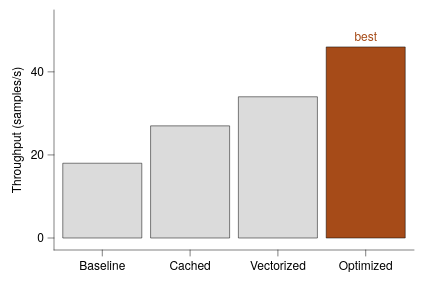

Source (Vega-Lite JSON):
### Vega-Lite specification from a JSON file in a GitHub repository (floating-point values rounded to 4 significant figures)
{"background": null, "config": {"arc": {"fill": "#DBDBDB", "fillOpacity": 1.0, "innerRadius": 30.0, "padAngle": 0.03, "stroke": "black", "strokeOpacity": 1, "strokeWidth": 0.25}, "area": {"fill": "#DBDBDB", "fillOpacity": 1.0, "stroke": "black", "strokeOpacity": 1, "strokeWidth": 0.25}, "axis": {"domain": true, "domainCap": "round", "domainColor": "black", "domainWidth": 0.25, "grid": false, "gridCap": "round", "gridColor": "#F1F1F1", "gridDash": [0, 0], "gridOpacity": 1.0, "gridWidth": 0.25, "labelColor": "black", "labelFont": "Helvetica Neue, HelveticaNeue, Helvetica, Arial, sans-serif", "labelFontSize": 6, "labelFontStyle": "normal", "labelFontWeight": 400, "offset": 0, "ticks": true, "tickCap": "round", "tickColor": "black", "tickRound": false, "tickSize": 3.0, "tickWidth": 0.25, "titleColor": "black", "titleFont": "Helvetica Neue, HelveticaNeue, Helvetica, Arial, sans-serif", "titleFontSize": 6, "titleFontStyle": "normal", "titleFontWeight": 400}, "axisX": {"domain": true, "labelAlign": "center", "labelAngle": 0, "labels": true, "ticks": true, "translate": 0}, "axisY": {"domain": true, "labelAlign": "right", "labelAngle": 0, "labels": true, "ticks": true, "translate": 0}, "axisRight": {"domain": true, "labelAlign": "left", "labelAngle": 0, "labels": true, "ticks": true, "translate": 0}, "axisTop": {"domain": true, "labelAlign": "center", "labelAngle": 0, "labels": true, "ticks": true, "translate": 0}, "axisBand": {"tickOffset": 0}, "bar": {"fill": "#DBDBDB", "fillOpacity": 1.0, "stroke": "black", "strokeOpacity": 1, "strokeWidth": 0.25}, "boxplot": {"size": 10.8, "ticks": {"cornerRadius": 0.25, "fill": "black", "opacity": 1, "size": 5.4, "thickness": 0.25}, "box": {"fillOpacity": 1.0, "stroke": "black", "strokeOpacity": 1, "strokeWidth": 0.25}, "median": {"cornerRadius": 0, "fill": "black", "fillOpacity": 1.0, "opacity": 1, "size": 10.8, "thickness": 0.25}, "rule": {"fill": "black", "fillOpacity": 1.0, "size": 12.0, "stroke": "black", "strokeDash": [0, 0], "strokeOpacity": 1, "strokeWidth": 0.25}, "outliers": {"color": "black", "fill": "black", "fillOpacity": 1.0, "size": 0, "stroke": "black", "strokeOpacity": 1, "strokeWidth": 0.25}}, "circle": {"fill": "black", "fillOpacity": 1.0, "size": 1.5, "stroke": null, "strokeOpacity": 1, "strokeWidth": 0.25}, "errorband": {"band": {"fillOpacity": 0.6, "stroke": null, "strokeWidth": 0.25, "strokeOpacity": 1}, "borders": {"opacity": 0, "strokeOpacity": 1, "strokeWidth": 0.25}}, "errorbar": {"opacity": 1, "rule": {"strokeDash": [0, 0], "strokeWidth": 0.25}, "ticks": {"color": "black", "cornerRadius": 0.125, "opacity": 1, "size": 7.2, "thickness": 0.25}, "thickness": 0.25}, "font": "Helvetica Neue, HelveticaNeue, Helvetica, Arial, sans-serif", "geoshape": {"fill": "#DBDBDB", "fillOpacity": 1.0, "stroke": "black", "strokeOpacity": 1, "strokeWidth": 0.25}, "header": {"labelColor": "black", "labelFont": "Helvetica Neue, HelveticaNeue, Helvetica, Arial, sans-serif", "labelFontSize": 6, "labelFontStyle": "normal", "labelFontWeight": 400, "titleColor": "black", "titleFont": "Helvetica Neue, HelveticaNeue, Helvetica, Arial, sans-serif", "titleFontSize": 6, "titleFontStyle": "normal", "titleFontWeight": 400, "titlePadding": 0}, "legend": {"disable": false, "offset": 4.5, "titlePadding": 4, "labelOffset": 2, "gradientLabelOffset": 2, "columnPadding": 4, "rowPadding": 2, "gradientThickness": 5, "gradientOpacity": 1.0, "gradientStrokeColor": "black", "gradientStrokeWidth": 0.25, "labelColor": "black", "labelFont": "Helvetica Neue, HelveticaNeue, Helvetica, Arial, sans-serif", "labelFontSize": 6, "labelFontStyle": "normal", "labelFontWeight": 400, "strokeColor": "black", "strokeWidth": 0, "symbolSize": 36, "symbolStrokeColor": "black", "symbolStrokeWidth": 0.25, "titleColor": "black", "titleFont": "Helvetica Neue, HelveticaNeue, Helvetica, Arial, sans-serif", "titleFontSize": 6, "titleFontStyle": "normal", "titleFontWeight": 400}, "line": {"color": "black", "stroke": "black", "strokeCap": "butt", "strokeDash": [0, 0], "strokeOpacity": 1, "strokeWidth": 0.5}, "point": {"filled": true, "fill": "#DBDBDB", "fillOpacity": 1.0, "size": 6.0, "stroke": "black", "strokeOpacity": 1, "strokeWidth": 0.25}, "range": {"category": ["#9D9D9D", "#28287D", "#004225", "#47266F", "#00605D", "#DBDBDB", "#7983C1", "#6E927B", "#937FB4", "#699A97"], "diverging": {"scheme": ["#4F4265", "#6A5C82", "#85789D", "#A196B7", "#BDB5CE", "#D8D6DD", "#F6F6F6", "#CED8D7", "#9DBFBD", "#75A3A0", "#518683", "#326967", "#164D4B"]}, "heatmap": {"scheme": ["#440154", "#472270", "#433E82", "#38598C", "#2C728E", "#238A8D", "#24A086", "#39B578", "#5DC862", "#96D646", "#CAE02D", "#FDE724"]}, "ordinal": {"scheme": ["#F1F1F1", "#DBDBDB", "#C6C6C6", "#B2B2B2", "#9D9D9D", "#898989", "#767676", "#636363", "#515151", "#404040", "#2F2F2F", "#1F1F1F"]}, "ramp": {"scheme": ["#440154", "#472270", "#433E82", "#38598C", "#2C728E", "#238A8D", "#24A086", "#39B578", "#5DC862", "#96D646", "#CAE02D", "#FDE724"]}}, "rule": {"color": "black", "stroke": "black", "strokeCap": "round", "strokeDash": [2, 2], "strokeOpacity": 1, "strokeWidth": 0.25}, "scale": {"barBandPaddingInner": 0.1, "rectBandPaddingInner": 0, "tickBandPaddingInner": 0.1, "bandPaddingOuter": 0.1, "bandWithNestedOffsetPaddingInner": 0.2, "bandWithNestedOffsetPaddingOuter": 0.2, "offsetBandPaddingInner": 0, "offsetBandPaddingOuter": 0, "continuousPadding": 6.0, "round": false}, "rect": {"fill": "#DBDBDB", "fillOpacity": 1.0, "stroke": "black", "strokeOpacity": 1, "strokeWidth": 0.25}, "square": {"fill": "#DBDBDB", "fillOpacity": 1.0, "size": 12.0, "stroke": "black", "strokeOpacity": 1, "strokeWidth": 0.25}, "text": {"color": "black", "font": "Helvetica Neue, HelveticaNeue, Helvetica, Arial, sans-serif", "fontSize": 6, "fontStyle": "normal", "fontWeight": 400}, "tick": {"color": "black", "cornerRadius": 0.125, "opacity": 1.0, "size": 10.8, "thickness": 0.25}, "title": {"anchor": "middle", "frame": "group", "color": "black", "font": "Helvetica Neue, HelveticaNeue, Helvetica, Arial, sans-serif", "fontSize": 6, "fontStyle": "normal", "fontWeight": 400, "subtitleColor": "black", "subtitleFont": "Helvetica Neue, HelveticaNeue, Helvetica, Arial, sans-serif", "subtitleFontSize": 6, "subtitleFontStyle": "normal", "subtitleFontWeight": 400}, "trail": {"color": "black", "opacity": 1, "size": 0.5}, "view": {"continuousWidth": 180, "continuousHeight": 120, "discreteWidth": 180, "discreteHeight": 120, "fill": null, "stroke": null, "strokeWidth": 0.25}}, "layer": [{"data": {"name": "data-8a859323cbe0425fbe6079b9581a62f2"}, "mark": {"type": "bar"}, "encoding": {"x": {"field": "pipeline", "sort": ["Baseline", "Cached", "Vectorized", "Optimized"], "title": null, "type": "nominal"}, "y": {"field": "throughput", "scale": {"domain": [0, 52], "nice": false}, "title": "Throughput (samples/s)", "type": "quantitative"}}}, {"data": {"name": "data-7430e01e143d96209e0a8c5dbbfddfe4"}, "mark": {"type": "bar", "color": "#A64B18"}, "encoding": {"x": {"field": "pipeline", "sort": ["Baseline", "Cached", "Vectorized", "Optimized"], "title": null, "type": "nominal"}, "y": {"field": "throughput", "scale": {"domain": [0, 52], "nice": false}, "title": "Throughput (samples/s)", "type": "quantitative"}}}, {"data": {"name": "data-7430e01e143d96209e0a8c5dbbfddfe4"}, "mark": {"type": "text", "color": "#A64B18", "dy": -5, "text": "best"}, "encoding": {"x": {"field": "pipeline", "sort": ["Baseline", "Cached", "Vectorized", "Optimized"], "title": null, "type": "nominal"}, "y": {"field": "throughput", "scale": {"domain": [0, 52], "nice": false}, "title": "Throughput (samples/s)", "type": "quantitative"}}}], "$schema": "https://vega.github.io/schema/vega-lite/v6.4.1.json", "datasets": {"data-8a859323cbe0425fbe6079b9581a62f2": [{"pipeline": "Baseline", "throughput": 18, "status": "reference"}, {"pipeline": "Cached", "throughput": 27, "status": "reference"}, {"pipeline": "Vectorized", "throughput": 34, "status": "reference"}], "data-7430e01e143d96209e0a8c5dbbfddfe4": [{"pipeline": "Optimized", "throughput": 46, "status": "selected"}]}}
